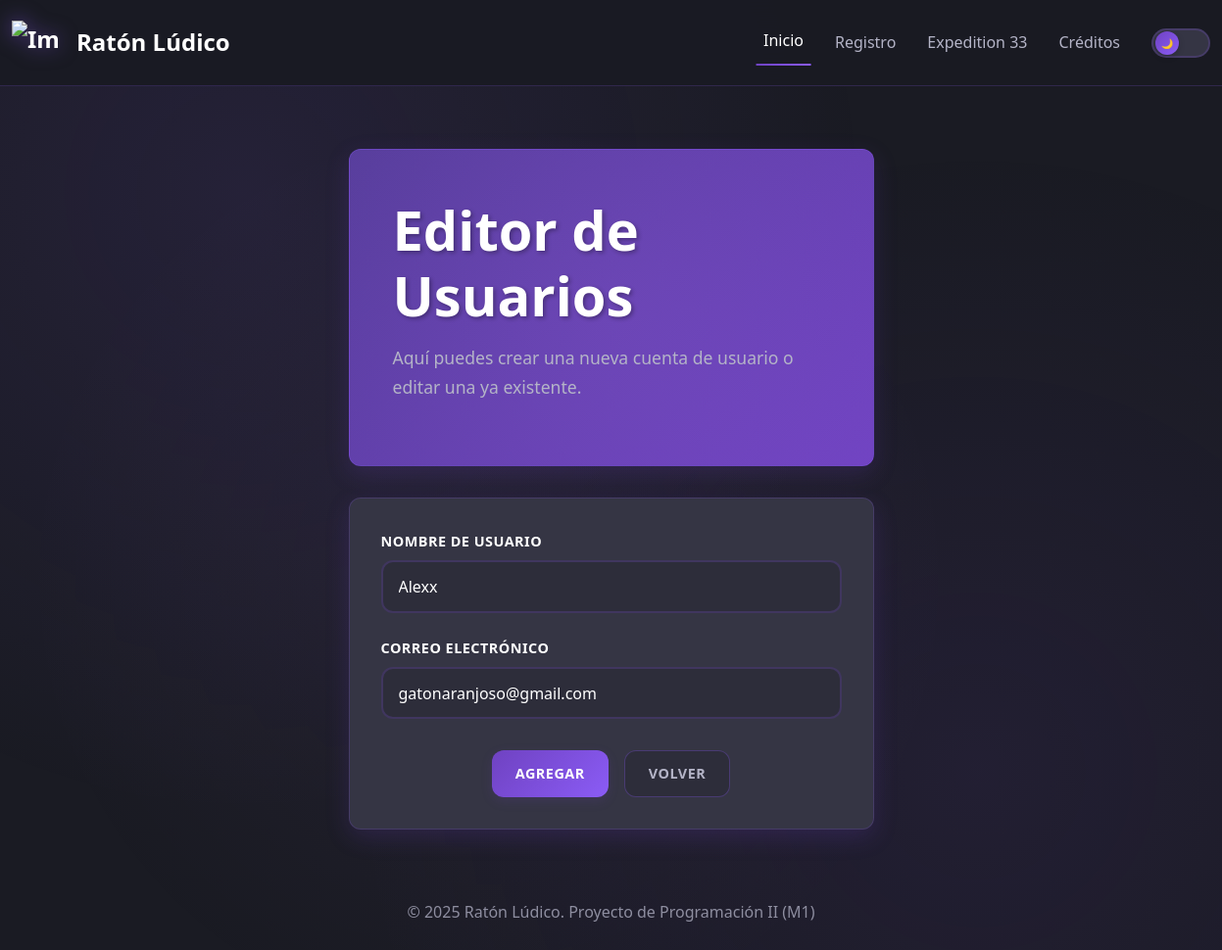
Before: /edit/2 with the older database file.
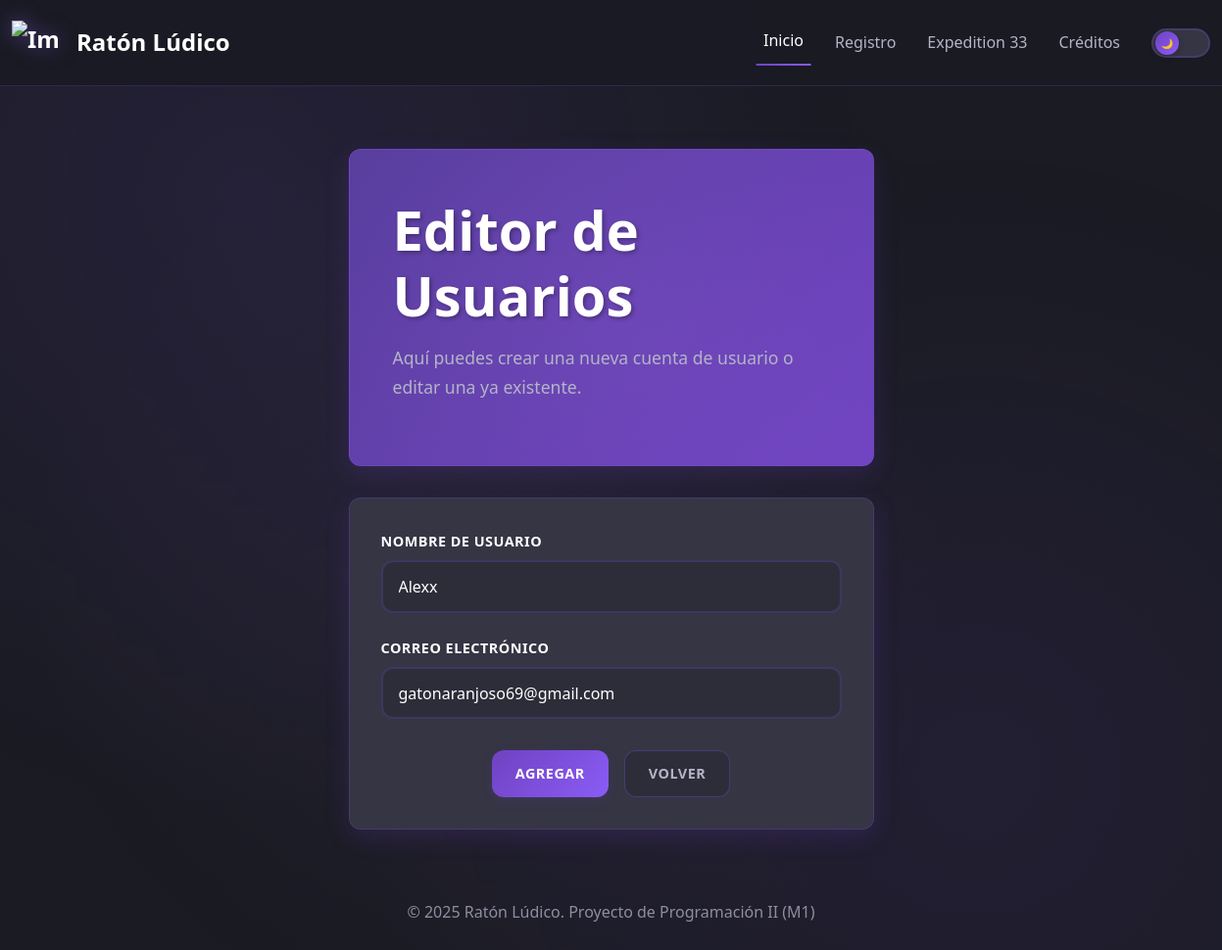
After: the same page with the newer database file.
### index.py (models this page shows)
class Persona(db.Model):
    id = db.Column(db.Integer, primary_key=True)
    nombre = db.Column(db.String(100), nullable=False)
    correo = db.Column(db.String(30), unique=True, nullable=False)

### index.py (the view)
@app.route('/edit/<int:id>', methods=['GET', 'POST'])
def edit(id):
    persona = Persona.query.get_or_404(id)
    form = PersonaForm(obj=persona)
    if form.validate_on_submit():
        persona.nombre = form.nombre.data
        persona.correo = form.correo.data
        db.session.commit()
        return redirect(url_for('index'))
    return render_template('form.html', form=form)

### index.py
class PersonaForm(FlaskForm):
    nombre = StringField('Nombre de usuario', validators=[DataRequired(), Length(max=100)])
    correo = StringField('Correo electrónico', validators=[DataRequired(), Length(max=30)])
    submit = SubmitField('Guardar')

### templates/form.html (shortened to what this page needs)
{% extends "layout.html"%}
{% block content %}
<div class="container">
    <body>
        <div class="contenedor-formulario">
            <div class="jumbotron jumbotron-fluid">
                <div class="container">
                    <h2 class="display-4">Editor de Usuarios</h2>
                    <p class="lead">Aquí puedes crear una nueva cuenta de usuario o editar una ya existente.</p>
                </div>
            </div>
            <div class="formulario">
                <form method="POST">
                    <div class="form-group">
                        {{ form.nombre.label }} {{ form.nombre(class="form-control") }}
                    </div>
                    <div class="form-group">
                        {{ form.correo.label }} {{ form.correo(class="form-control") }}
                    </div>
                    <div class="contenedor-botones">
                        <button type="submit" class="btn btn-primary">Agregar</button>
                        <a href="{{ url_for('index') }}" class="btn btn-secondary">Volver</a>
                    </div>
                </form>
            </div>
        </div>
    </body>
    {% endblock%}

### templates/layout.html (shortened to what this page needs)
<!DOCTYPE html>
<html lang="es">
<head>
    <link rel="stylesheet" href="https://cdn.jsdelivr.net/npm/bootstrap@4.0.0/dist/css/bootstrap.min.css"
>
    <link href="https://cdn.jsdelivr.net/npm/bootstrap@5.3.3/dist/css/bootstrap.min.css" rel="stylesheet"
>
    <link rel="stylesheet" href="{{ url_for('static', filename='css/main.css') }}">
</head>
<body>
    <nav class="navbar navbar-expand-lg bg-body-tertiary navbar fixed-top">
        <div class="container-fluid">
            <a class="navbar-brand" href="#">
                <img src="https://img.icons8.com/?size=100&id=lCokGNs7CLa6&format=png&color=000000"
                alt="Imagen desde URL" width="50" height="45" class="d-inline-block align-text-top">
            </a>
            <a class="navbar-brand" href="/">Ratón Lúdico</a>
            <div class="collapse navbar-collapse" id="navbarNav">
<ul class="navbar-nav ms-auto">
    <li class="nav-item">
        <a class="nav-link active" aria-current="page" href="/">Inicio</a>
    </li>
    <li class="nav-item">
        <a class="nav-link" href="{{ url_for('index')}}">Registro</a>
    </li>
    <li class="nav-item">
        <a class="nav-link" href="{{ url_for('clair_obscur')}}">Expedition 33</a>
    </li>
    <li class="nav-item">
        <a class="nav-link" href="{{ url_for('credits')}}">Créditos</a>
    </li>
</ul>
            </div>
        </div>
    </nav>
    <main class="flex-grow-1">
        {% block content %}
        {% endblock %}
    </main>
    <footer class="py-3 my-4">
        <div class="container text-center">
        <span class="text-muted">© 2025 Ratón Lúdico. Proyecto de Programación II (M1)</span>
        </div>
    </footer>
</body>
</html>

Changed rows visible on the page:
changed Persona "Alexx": correo "gatonaranjoso@gmail.com" → "gatonaranjoso69@gmail.com"
